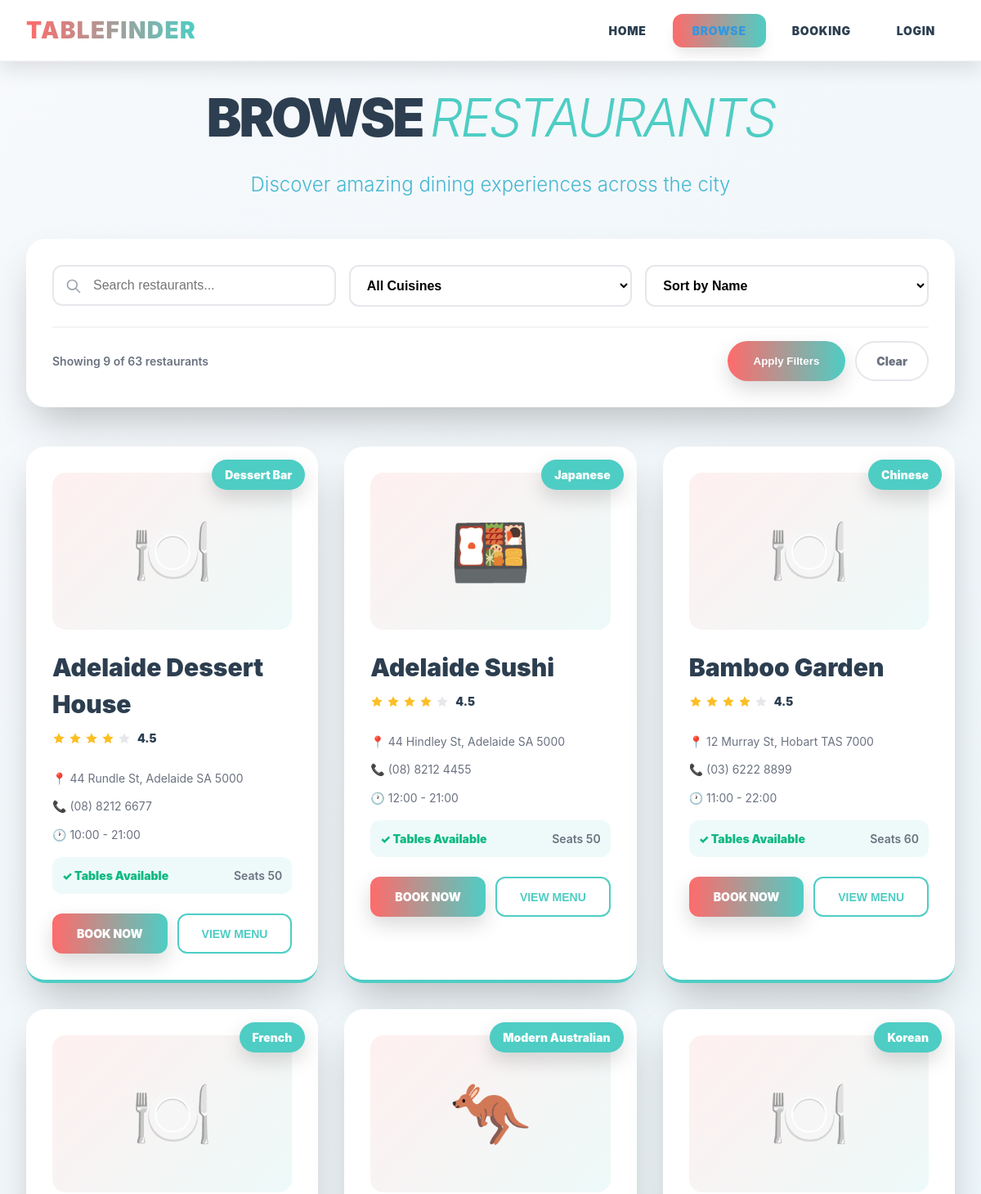
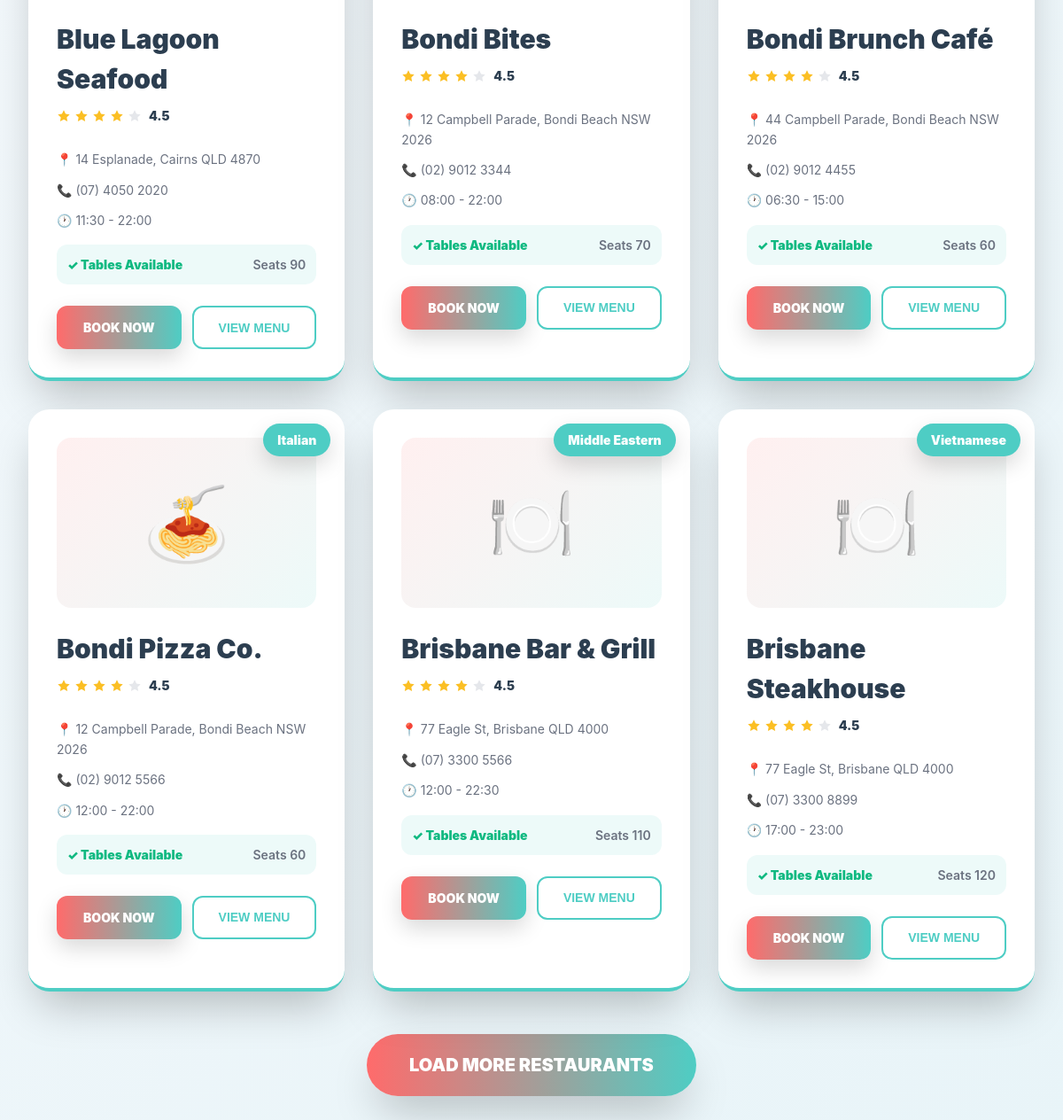
Screenshot of /browse with the database file from the repository (2 pictures, top to bottom).
### tables this page shows
CREATE TABLE Restaurant (Restaurant_Id INTEGER NOT NULL PRIMARY KEY,Restaurant_Name TEXT NOT NULL, Address TEXT NOT NULL,Phone_Number INTEGER NOT NULL,email TEXT NOT NULL,Website TEXT NOT NULL,Capacity INTEGER NOT NULL,Opening_Time TIME NOT NULL,Closing_Time TIME NOT NULL,Category_Id INTEGER NOT NULL,     FOREIGN KEY (Category_Id) REFERENCES Restaurant_Category(Category_Id));

CREATE TABLE Restaurant_Category (Category_Id INTEGER PRIMARY KEY,Category_Name TEXT NOT NULL,Category_Description TEXT);

### main.py (the view)
@app.route('/browse')
def browse():
    search = request.args.get('search', '')
    category = request.args.get('category', '')
    sort = request.args.get('sort', 'name')
    page = int(request.args.get('page', 1))
    per_page = 9
    all_restaurants = get_restaurants()
    filtered = []
    for restaurant in all_restaurants:
        matches = True
        if search and search.lower() not in restaurant['Restaurant_Name'].lower():
            matches = False
        if category and restaurant['Category_Name'] != category:
            matches = False
        if matches:
            filtered.append(restaurant)
    if sort == 'name':
        filtered.sort(key=lambda x: x['Restaurant_Name'])
    elif sort == 'capacity-high':
        filtered.sort(key=lambda x: x['Capacity'], reverse=True)
    elif sort == 'capacity-low':
        filtered.sort(key=lambda x: x['Capacity'])
    total = len(filtered)
    start = (page - 1) * per_page
    end = start + per_page
    restaurants = filtered[start:end]
    has_more = end < total
    categories = get_categories()
    return render_template('browse.html',
            restaurants=restaurants,
            categories=categories,
            search=search,
            category=category,
            sort=sort,
            page=page,
            has_more=has_more,
            total=total)

### database_manager.py (called while the page is built)
def get_db_connection():
    conn = sqlite3.connect(DATABASE)
    conn.row_factory = sqlite3.Row
    return conn

def get_restaurants():
    conn = get_db_connection()
    restaurants = conn.execute('''
        SELECT
            r.Restaurant_Id,
            r.Restaurant_Name,
            r.Address,
            r.Phone_Number,
            r.Email,
            r.Website,
            r.Capacity,
            r.Opening_Time,
            r.Closing_Time,
            rc.Category_Name
        FROM restaurant r
        LEFT JOIN restaurant_category rc ON r.Category_Id = rc.Category_Id
        ORDER BY r.Restaurant_Name
    ''').fetchall()
    conn.close()
    return restaurants

def get_categories():
    conn = get_db_connection()
    categories = conn.execute('''
        SELECT Category_Id, Category_Name, Category_Description
        FROM restaurant_category
        ORDER BY Category_Name
    ''').fetchall()
    conn.close()
    return categories

### templates/browse.html (shortened to what this page needs)
{% extends 'layout.html' %}
{% block content %}
<div class="page-header">
    <h1>
        BROWSE <span class="accent">RESTAURANTS</span>
    </h1>
    <p>Discover amazing dining experiences across the city</p>
</div>
<form method="GET" action="{{ url_for('browse') }}" id="filterForm">
<div style="background: white; border-radius: 1.5rem; box-shadow: 0 25px 50px -12px rgba(0, 0, 0, 0.25); padding: 2rem; margin-bottom: 3rem;">
    <div style="display: grid; grid-template-columns: repeat(auto-fit, minmax(200px, 1fr)); gap: 1rem; margin-bottom: 1.5rem;">
        <div style="position: relative;">
            <svg style="position: absolute; left: 1rem; top: 50%; transform: translateY(-50%); color: #9ca3af; width: 1.25rem; height: 1.25rem;" fill="none" stroke="currentColor" viewBox="0 0 24 24">
                <path stroke-linecap="round" stroke-linejoin="round" stroke-width="2" d="m21 21-6-6m2-5a7 7 0 1 1-14 0 7 7 0 0 1 14 0Z"/>
            </svg>
            <input
                type="text"
                name="search"
                placeholder="Search restaurants..."
                value="{{ search }}"
                style="width: 100%; padding: 0.875rem 1rem 0.875rem 3rem; border: 2px solid #e5e7eb; border-radius: 0.75rem; font-size: 1rem; outline: none;"
                onfocus="this.style.borderColor='#4ecdc4'"
                onblur="this.style.borderColor='#e5e7eb'"
            />
        </div>
        <select name="category" style="width: 100%; padding: 0.875rem 1rem; border: 2px solid #e5e7eb; border-radius: 0.75rem; font-size: 1rem; outline: none; background: white; font-weight: 600;">
            <option value="">All Cuisines</option>
        </select>
        <select name="sort" style="width: 100%; padding: 0.875rem 1rem; border: 2px solid #e5e7eb; border-radius: 0.75rem; font-size: 1rem; outline: none; background: white; font-weight: 600;">
            <option value="name" {% if sort == 'name' %}selected{% endif %}>Sort by Name</option>
        </select>
    </div>
    <div style="display: flex; align-items: center; justify-content: space-between; padding-top: 1rem; border-top: 2px solid #f3f4f6;">
        <div style="color: #6b7280; font-weight: 600;">
            Showing {{ restaurants|length }} of {{ total }} restaurants
        </div>
        <div style="display: flex; gap: 0.75rem;">
            <button
                type="submit"
                style="background: linear-gradient(90deg, #ff6b6b 0%, #4ecdc4 100%); color: white; padding: 0.75rem 2rem; border-radius: 9999px; border: none; font-weight: 900; cursor: pointer; transition: all 0.2s ease; box-shadow: 0 10px 25px rgba(0, 0, 0, 0.15);"
                onmouseover="this.style.transform='scale(1.05)'"
                onmouseout="this.style.transform='scale(1)'"
            >
                Apply Filters
            </button>
            <a
                href="{{ url_for('browse') }}"
                style="background: white; color: #6b7280; padding: 0.75rem 1.5rem; border-radius: 9999px; border: 2px solid #e5e7eb; font-weight: 900; cursor: pointer; transition: all 0.2s ease; text-decoration: none; display: inline-block;"
                onmouseover="this.style.borderColor='#ff6b6b'; this.style.color='#ff6b6b'"
                onmouseout="this.style.borderColor='#e5e7eb'; this.style.color='#6b7280'"
            >
                Clear
            </a>
        </div>
    </div>
</div>
</form>
<div class="restaurants-grid">
    {% for restaurant in restaurants %}
    <div class="restaurant-card" style="position: relative; overflow: hidden;">
        <div style="position: absolute; top: 1rem; right: 1rem; background: #4ecdc4; color: white; padding: 0.5rem 1rem; border-radius: 9999px; font-weight: 900; font-size: 0.875rem; box-shadow: 0 10px 25px rgba(0, 0, 0, 0.15); z-index: 10;">
            {% if restaurant.Category_Name %}
                {{ restaurant.Category_Name }}
            {% else %}
                Restaurant
            {% endif %}
        </div>
        <div style="height: 12rem; background: linear-gradient(135deg, rgba(255, 107, 107, 0.1) 0%, rgba(78, 205, 196, 0.1) 100%); border-radius: 1rem; margin-bottom: 1.5rem; display: flex; align-items: center; justify-content: center; font-size: 5rem;">
            {% if restaurant.Category_Name == 'Italian' %}
                🍝
            {% elif restaurant.Category_Name == 'Japanese' %}
                🍱
            {% elif restaurant.Category_Name == 'Modern Australian' %}
                🦘
            {% else %}
                🍽️
            {% endif %}
        </div>
        <div style="display: flex; justify-content: space-between; align-items: start; margin-bottom: 1rem;">
            <div style="flex: 1;">
                <h3 style="margin-bottom: 0.5rem;">{{ restaurant.Restaurant_Name }}</h3>
                <div style="display: flex; align-items: center; gap: 0.25rem; margin-bottom: 0.75rem;">
                    <svg style="width: 1rem; height: 1rem; color: #fbbf24; fill: currentColor;" viewBox="0 0 24 24">
                        <path d="M12 2l3.09 6.26L22 9.27l-5 4.87 1.18 6.88L12 17.77l-6.18 3.25L7 14.14 2 9.27l6.91-1.01L12 2z"/>
                    </svg>
                    <svg style="width: 1rem; height: 1rem; color: #fbbf24; fill: currentColor;" viewBox="0 0 24 24">
                        <path d="M12 2l3.09 6.26L22 9.27l-5 4.87 1.18 6.88L12 17.77l-6.18 3.25L7 14.14 2 9.27l6.91-1.01L12 2z"/>
                    </svg>
                    <svg style="width: 1rem; height: 1rem; color: #fbbf24; fill: currentColor;" viewBox="0 0 24 24">
                        <path d="M12 2l3.09 6.26L22 9.27l-5 4.87 1.18 6.88L12 17.77l-6.18 3.25L7 14.14 2 9.27l6.91-1.01L12 2z"/>
                    </svg>
                    <svg style="width: 1rem; height: 1rem; color: #fbbf24; fill: currentColor;" viewBox="0 0 24 24">
                        <path d="M12 2l3.09 6.26L22 9.27l-5 4.87 1.18 6.88L12 17.77l-6.18 3.25L7 14.14 2 9.27l6.91-1.01L12 2z"/>
                    </svg>
                    <svg style="width: 1rem; height: 1rem; color: #e5e7eb; fill: currentColor;" viewBox="0 0 24 24">
                        <path d="M12 2l3.09 6.26L22 9.27l-5 4.87 1.18 6.88L12 17.77l-6.18 3.25L7 14.14 2 9.27l6.91-1.01L12 2z"/>
                    </svg>
                    <span style="font-weight: 900; color: #2c3e50; margin-left: 0.25rem; font-size: 0.875rem;">4.5</span>
                </div>
            </div>
        </div>
        <p style="margin-bottom: 0.75rem; color: #6b7280; font-size: 0.875rem;">
            <strong style="color: #2c3e50;">📍</strong> {{ restaurant.Address }}
        </p>
        <p style="margin-bottom: 0.75rem; color: #6b7280; font-size: 0.875rem;">
            <strong style="color: #2c3e50;">📞</strong> {{ restaurant.Phone_Number }}
        </p>
        <p style="margin-bottom: 1rem; color: #6b7280; font-size: 0.875rem;">
            <strong style="color: #2c3e50;">🕐</strong> {{ restaurant.Opening_Time }} - {{ restaurant.Closing_Time }}
        </p>
        <div style="display: flex; justify-content: space-between; align-items: center; margin-bottom: 1.5rem; padding: 0.75rem; background: rgba(78, 205, 196, 0.1); border-radius: 0.75rem;">
            <span style="color: #10b981; font-weight: 900; font-size: 0.875rem;">✓ Tables Available</span>
            <span style="color: #6b7280; font-weight: 600; font-size: 0.875rem;">Seats {{ restaurant.Capacity }}</span>
        </div>
        <div style="display: grid; grid-template-columns: 1fr 1fr; gap: 0.75rem;">
            <a
                href="{{ url_for('booking') }}"
                style="background: linear-gradient(90deg, #ff6b6b 0%, #4ecdc4 100%); color: white; padding: 0.875rem; border-radius: 0.75rem; text-align: center; text-decoration: none; font-weight: 900; font-size: 0.875rem; transition: all 0.2s ease; box-shadow: 0 10px 25px rgba(0, 0, 0, 0.15);"
                onmouseover="this.style.transform='scale(1.05)'"
                onmouseout="this.style.transform='scale(1)'"
            >
                BOOK NOW
            </a>
            <button
                style="background: white; color: #4ecdc4; border: 2px solid #4ecdc4; padding: 0.875rem; border-radius: 0.75rem; font-weight: 900; font-size: 0.875rem; cursor: pointer; transition: all 0.2s ease;"
                onmouseover="this.style.background='#4ecdc4'; this.style.color='white'"
                onmouseout="this.style.background='white'; this.style.color='#4ecdc4'"
            >
                VIEW MENU
            </button>
        </div>
    </div>
    {% endfor %}
</div>
{% if has_more %}
<div style="text-align: center; padding: 3rem 0;">
    <a
        href="{{ url_for('browse', search=search, category=category, sort=sort, page=page+1) }}"
        style="display: inline-block; background: linear-gradient(90deg, #ff6b6b 0%, #4ecdc4 100%); color: white; padding: 1.25rem 3rem; border-radius: 9999px; border: none; font-size: 1.25rem; font-weight: 900; cursor: pointer; transition: all 0.2s ease; box-shadow: 0 25px 50px -12px rgba(0, 0, 0, 0.25); text-decoration: none;"
        onmouseover="this.style.transform='scale(1.05)'"
        onmouseout="this.style.transform='scale(1)'"
    >
        LOAD MORE RESTAURANTS
    </a>
</div>
{% endif %}
{% endblock %}

### static/css/style.css (style rules this page uses)
* { margin: 0; padding: 0; box-sizing: border-box; }
body { font-family: -apple-system, BlinkMacSystemFont, "Segoe UI", "Roboto", sans-serif; font-size: 14px; line-height: 1.5; background: linear-gradient(135deg, #f7f9fc 0%, #e8f4f8 100%); min-height: 100vh; }
.page-header { text-align: center; margin-bottom: 3rem; }
.page-header h1 { font-size: 4rem; font-weight: 900; color: #2c3e50; margin-bottom: 1rem; letter-spacing: -0.05em; }
.page-header .accent { color: #4ecdc4; font-style: italic; font-weight: 300; }
.page-header p { font-size: 1.5rem; color: #45b7d1; font-weight: 300; }
.restaurants-grid { display: grid; grid-template-columns: repeat(auto-fill, minmax(350px, 1fr)); gap: 2rem; margin-top: 2rem; }
.restaurant-card { background: white; border-radius: 1.5rem; padding: 2rem; box-shadow: 0 25px 50px -12px rgba(0, 0, 0, 0.25); border-bottom: 4px solid #4ecdc4; transition: all 0.3s ease; cursor: pointer; }
.restaurant-card h3 { color: #2c3e50; margin-bottom: 1rem; font-size: 1.875rem; font-weight: 900; }
.restaurant-card p { margin-bottom: 0.75rem; color: #666; line-height: 1.6; }

### rows the page displays
Restaurant: Category_Name "Dessert Bar", Restaurant_Name "Adelaide Dessert House", Address "44 Rundle St, Adelaide SA 5000", Phone_Number "(08) 8212 6677", Opening_Time "10:00", Closing_Time "21:00", Capacity "50"
Restaurant: Category_Name "Japanese", Restaurant_Name "Adelaide Sushi", Address "44 Hindley St, Adelaide SA 5000", Phone_Number "(08) 8212 4455", Opening_Time "12:00", Closing_Time "21:00", Capacity "50"
Restaurant: Category_Name "Chinese", Restaurant_Name "Bamboo Garden", Address "12 Murray St, Hobart TAS 7000", Phone_Number "(03) 6222 8899", Opening_Time "11:00", Closing_Time "22:00", Capacity "60"
Restaurant: Category_Name "French", Restaurant_Name "Blue Lagoon Seafood", Address "14 Esplanade, Cairns QLD 4870", Phone_Number "(07) 4050 2020", Opening_Time "11:30", Closing_Time "22:00", Capacity "90"
Restaurant: Category_Name "Modern Australian", Restaurant_Name "Bondi Bites", Address "12 Campbell Parade, Bondi Beach NSW 2026", Phone_Number "(02) 9012 3344", Opening_Time "08:00", Closing_Time "22:00", Capacity "70"
Restaurant: Category_Name "Korean", Restaurant_Name "Bondi Brunch Café", Address "44 Campbell Parade, Bondi Beach NSW 2026", Phone_Number "(02) 9012 4455", Opening_Time "06:30", Closing_Time "15:00", Capacity "60"
Restaurant: Category_Name "Italian", Restaurant_Name "Bondi Pizza Co.", Address "12 Campbell Parade, Bondi Beach NSW 2026", Phone_Number "(02) 9012 5566", Opening_Time "12:00", Closing_Time "22:00", Capacity "60"
Restaurant: Category_Name "Middle Eastern", Restaurant_Name "Brisbane Bar & Grill", Address "77 Eagle St, Brisbane QLD 4000", Phone_Number "(07) 3300 5566", Opening_Time "12:00", Closing_Time "22:30", Capacity "110"
Restaurant: Category_Name "Vietnamese", Restaurant_Name "Brisbane Steakhouse", Address "77 Eagle St, Brisbane QLD 4000", Phone_Number "(07) 3300 8899", Opening_Time "17:00", Closing_Time "23:00", Capacity "120"

### other values shown
{{ restaurants|length }} "9"
{{ total }} "63"
